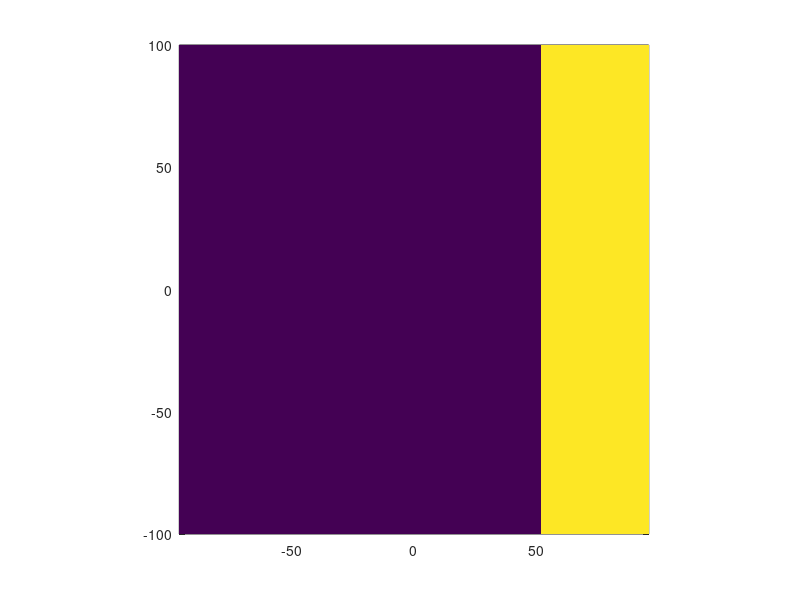

Write MATLAB code to recreate this figure. (Note: this script raises an error after producing the figure.)
function grid_prams = get_grid(grid_prams,OPT)
%% get_grid.m
%% Author: Timothy Williams
%% Date:   20140826, 03:08:57 CEST

do_test  = 0;
if nargin==0
   do_test  = 1;
   OPT      = 1;
   %%
   ii = 49;
   jj = 51;
   dx = 4e3;%m
   dy = 4e3;%m
   %%
   grid_prams  = struct('nx',ii,'ny',jj,...
                        'dx',dx,'dy',dy);
end
ii = grid_prams.nx;
jj = grid_prams.ny;
dx = grid_prams.dx;
dy = grid_prams.dy;

xm = (ii+1)/2*dx;%%x\in[-xm,xm]
ym = (jj+1)/2*dy;%%y\in[-ym,ym]
xx = -xm+dx*(1:ii)';
yy = -ym+dy*(1:jj)';
%
[Y,X] = meshgrid(yy,xx);%%x~i,y~j
R     = sqrt(X.^2+Y.^2);
Theta = atan2(Y,X);
%%
scuy     = 0*X+dy;
scvx     = 0*X+dx;
scp2     = scuy.*scvx;%%cell area
LANDMASK = 0*X;

if OPT==0%%make an island;
   x0             = xm-.25*(2*xm); %%centre
   y0             = -ym+.25*(2*ym); %%centre
   R0             = 30e3;           %%radius
   j0             = find( (X-x0).^2+(Y-y0).^2<R0^2 );
   %%
   LANDMASK(j0)   = 1;
elseif OPT==1
   x0             = .5*xm;
   j0             = find(X>x0);
   LANDMASK(j0)   = 1;
elseif OPT==2
   x0             = .5*xm;
   y0             = -.5*ym;
   j0             = find((X>x0)&(Y<y0));
   LANDMASK(j0)   = 1;
end

grid_prams.X         = X;
grid_prams.Y         = Y;
grid_prams.LANDMASK  = LANDMASK;
grid_prams.scuy      = scuy;
grid_prams.scvx      = scvx;
grid_prams.scp2      = scp2;%%cell area
grid_prams.scp2i     = 1./scp2;   %%1/[cell area]

if do_test
   H  = pcolor(X/1e3,Y/1e3,LANDMASK);
   set(H,'EdgeColor', 'none');
   daspect([1 1 1]);
   %GEN_proc_fig('\ity, \rmkm','\itx, \rmkm');
   GEN_proc_fig('\itx, \rmkm','\ity, \rmkm');
   ttl   = title('Land mask');
   GEN_font(ttl);
   colorbar;
end
